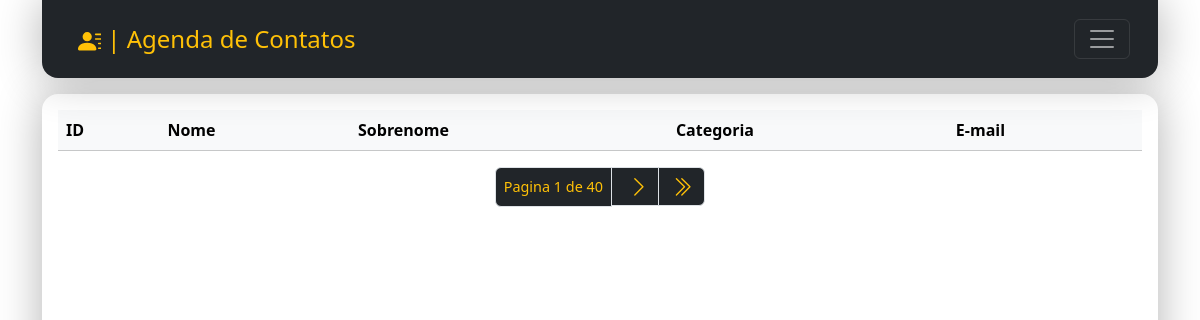
/ (signed in), run on an earlier commit of the app's database.
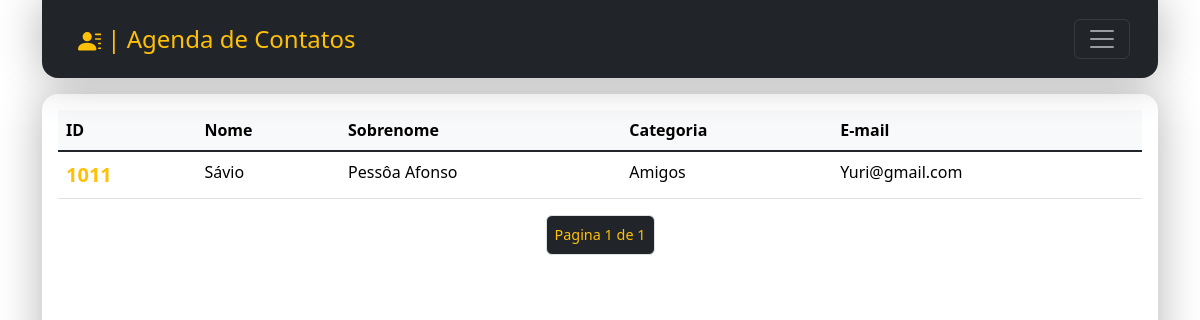
And on a later commit of the database.
### contact/models.py (models this page shows, shortened)
class Contact(models.Model):
    first_name = models.CharField(max_length=50)
    last_name = models.CharField(max_length=50, blank=True)
    phone = models.CharField(max_length=50)
    email = models.EmailField(max_length=254, blank=True)
    created_date = models.DateTimeField(default=timezone.now)
    description = models.TextField(blank=True)
    show = models.BooleanField(default=True)
    picture = models.ImageField(blank=True, upload_to='pictures/%Y/%m/')
    category = models.ForeignKey(
        Category,
        on_delete=models.SET_NULL,
        blank=True, null=True
    )
    owner = models.ForeignKey(
        User,
        on_delete=models.SET_NULL,
        blank=True, null=True
    )

class Category(models.Model):
    class Meta:
        verbose_name = 'Category'
        verbose_name_plural = 'Categories'
    name = models.CharField(max_length=50)
    def __str__(self) -> str:
        return self.name

### contact/views/contact_views.py (the view)
# urls.py: path('', views.index, name='index'),
@login_required(login_url='contact:login')
def index(request):
    contacts = Contact.objects\
        .filter(show=True)\
        .order_by('-id')
    paginator = Paginator(contacts, 25)
    page_number = request.GET.get("page")
    page_obj = paginator.get_page(page_number)
    context = {
        'page_obj': page_obj,
        'site_title': 'Contatos',
    }
    return render(
        request,
        'contact/index.html',
        context
    )

### contact/templates/contact/index.html (shortened to what this page needs)
{% extends "global/base.html" %}
{% block corpo %}
<div class="w-100 mx-3 mt-3 table-responsive">
    {% if page_obj %}
    <table class=" table table-hover">
        <thead class="table-light">
          <tr>
            <th scope="col">ID</th>
            <th scope="col">Nome</th>
            <th scope="col">Sobrenome</th>
            <th scope="col">Categoria</th>
            <th scope="col">E-mail</th>
          </tr>
        </thead>
        <tbody class="table-group-divider">
            {% for contact in page_obj %}
                    {% if user == contact.owner %}
                    <tr>
                        <th scope="row">
                            <a
                            class="link-warning link-offset-2 link-underline-opacity-0 link-underline-opacity-100-hover fs-5"
                            href=" {% url "contact:contact" contact.id %} "
                            >
                                {{contact.id}}
                            </a>
                        </th>
                        <td>
                            {{contact.first_name}}
                        </td>
                        <td>
                            {{contact.last_name}}
                        </td>
                        <td>
                            {{contact.category}}
                        </td>
                        <td>
                            {{contact.email}}
                        </td>
                    </tr>
              {% endif %}
            {% endfor %}
        </tbody>
      </table>
{% endif %}
{% endblock corpo %}

### base_templates/global/base.html (shortened to what this page needs)
<!DOCTYPE html>
<html lang="pt-br">
<head>
  {% include "global/partials/head.html" %}
</head>
<body>
  <div class="container">
    {% include "global/partials/header.html" %}
    <main class="w-100 d-flex justify-content-center h-auto min-vh-91 shadow-big my-3 rounded-4">
      {% block corpo %}  {% endblock corpo %}
      {% include "global/partials/_paginator.html" %}
    </main>
  </div>
</body>
</html>

### base_templates/global/partials/head.html (shortened to what this page needs)
  {% load static %}
  <link rel="stylesheet" href="{% static "bootstrap/css/bootstrap.css" %} ">

### base_templates/global/partials/header.html (shortened to what this page needs)
<header>
  <nav class="navbar navbar-dark bg-dark fixed-top position-relative p-lg-3 shadow-big rounded-4 rounded-top-0">
    <div class="container-fluid">
      <a class="navbar-brand link-warning link-offset-2 link-underline-opacity-0 link-underline-opacity-100-hover mx-lg-2 ms-2 fs-4" href=" {% url "contact:index" %} ">
         | Agenda de Contatos</a>
      <button class="navbar-toggler focus-ring focus-ring-warning text-info" type="button" data-bs-toggle="offcanvas" data-bs-target="#offcanvasDarkNavbar" aria-controls="offcanvasDarkNavbar" aria-label="Toggle navigation">
        <span class="navbar-toggler-icon"></span>
      </button>
    </div>
  </nav>
</header>

### base_templates/global/partials/_paginator.html (shortened to what this page needs)
{% if page_obj %}
<nav aria-label="Page navigation">
  <ul class="pagination w-100 d-flex justify-content-center">
    <li class="page-item disabled">
      <span class="page-link text-warning bg-dark text-warning p-2 fs-7 ">Pagina {{ page_obj.number }} de {{ page_obj.paginator.num_pages }}</span>
    </li>
    {% if page_obj.has_next %}
    <li class="page-item">
      <a class="page-link focus-ring focus-ring-warning bg-dark" href="?page={{ page_obj.next_page_number }}&q={{ request.GET.q.strip }}" aria-label="Next">
        <span aria-hidden="true" class="text-warning">
        </span>
      </a>
    </li>
    <li class="page-item">
      <a class="page-link focus-ring focus-ring-warning bg-dark" href="?page={{ page_obj.paginator.num_pages }}&q={{ request.GET.q.strip }}" aria-label="Last">
        <span aria-hidden="true" class="text-warning">
        </span>
      </a>
    </li>
    {% endif %}
  </ul>
</nav>
{% endif %}

What changed in the data, as far as the page shows it:
added Contact: id "1011", first_name "Sávio", last_name "Pessôa Afonso", category "Amigos", email "Yuri@gmail.com"
Also different on the page:
{{ page_obj.paginator.num_pages }}: "40" → "1"
